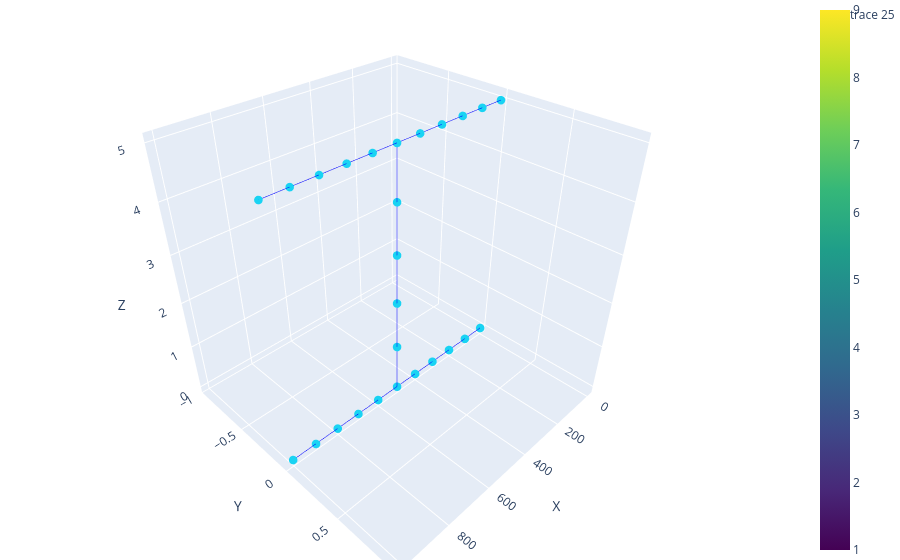

The notebook cell saved with this chart:
### Code cell
import plotly.graph_objects as go
line_traces = []
for line in lines:
    line_traces.append(
        go.Scatter3d(
            x=line[:,0],
            y=line[:,1],
            z=line[:,2],
            mode='lines',
            line=dict(color='blue', width=1),
            showlegend=False
        )
    )
# node_type_map = {cat: i for i, cat in enumerate(nodes.type.unique())}
# node_colors = nodes.type.map(node_type_map)
# Scatter for nodes
scatter = go.Scatter3d(
    x=nodes.x,
    y=nodes.y,
    z=nodes.z,
    mode='markers',
    marker=dict(
        size=5,
        # color=node_colors,  # categorical or numeric
        colorscale='Viridis',
        showscale=True
    )
)

# Combine and plot
fig = go.Figure(data=line_traces + [scatter])
fig.update_layout(
    scene=dict(
        xaxis_title='X',
        yaxis_title='Y',
        zaxis_title='Z'
    ),
    margin=dict(l=0, r=0, b=0, t=0)
)

fig.show()

### Figure 1 — Plotly figure (JSON) as saved in the notebook; plotly's stock layout.template omitted (floating-point values rounded to 4 significant figures)
{"data": [{"line": {"color": "blue", "width": 1}, "mode": "lines", "showlegend": false, "type": "scatter3d", "x": [0, 100], "y": [0, 0], "z": [0, 0]}, {"line": {"color": "blue", "width": 1}, "mode": "lines", "showlegend": false, "type": "scatter3d", "x": [100, 200], "y": [0, 0], "z": [0, 0]}, {"line": {"color": "blue", "width": 1}, "mode": "lines", "showlegend": false, "type": "scatter3d", "x": [200, 300], "y": [0, 0], "z": [0, 0]}, {"line": {"color": "blue", "width": 1}, "mode": "lines", "showlegend": false, "type": "scatter3d", "x": [300, 400], "y": [0, 0], "z": [0, 0]}, {"line": {"color": "blue", "width": 1}, "mode": "lines", "showlegend": false, "type": "scatter3d", "x": [400, 500], "y": [0, 0], "z": [0, 0]}, {"line": {"color": "blue", "width": 1}, "mode": "lines", "showlegend": false, "type": "scatter3d", "x": [500, 600], "y": [0, 0], "z": [0, 0]}, {"line": {"color": "blue", "width": 1}, "mode": "lines", "showlegend": false, "type": "scatter3d", "x": [600, 700], "y": [0, 0], "z": [0, 0]}, {"line": {"color": "blue", "width": 1}, "mode": "lines", "showlegend": false, "type": "scatter3d", "x": [700, 800], "y": [0, 0], "z": [0, 0]}, {"line": {"color": "blue", "width": 1}, "mode": "lines", "showlegend": false, "type": "scatter3d", "x": [800, 900], "y": [0, 0], "z": [0, 0]}, {"line": {"color": "blue", "width": 1}, "mode": "lines", "showlegend": false, "type": "scatter3d", "x": [900, 1000], "y": [0, 0], "z": [0, 0]}, {"line": {"color": "blue", "width": 1}, "mode": "lines", "showlegend": false, "type": "scatter3d", "x": [500, 500], "y": [0, 0], "z": [0, 1]}, {"line": {"color": "blue", "width": 1}, "mode": "lines", "showlegend": false, "type": "scatter3d", "x": [500, 500], "y": [0, 0], "z": [1, 2]}, {"line": {"color": "blue", "width": 1}, "mode": "lines", "showlegend": false, "type": "scatter3d", "x": [500, 500], "y": [0, 0], "z": [2, 3]}, {"line": {"color": "blue", "width": 1}, "mode": "lines", "showlegend": false, "type": "scatter3d", "x": [500, 500], "y": [0, 0], "z": [3, 4]}, {"line": {"color": "blue", "width": 1}, "mode": "lines", "showlegend": false, "type": "scatter3d", "x": [500, 500], "y": [0, 0], "z": [4, 5]}, {"line": {"color": "blue", "width": 1}, "mode": "lines", "showlegend": false, "type": "scatter3d", "x": [0, 100], "y": [0, 0], "z": [5, 5]}, {"line": {"color": "blue", "width": 1}, "mode": "lines", "showlegend": false, "type": "scatter3d", "x": [100, 200], "y": [0, 0], "z": [5, 5]}, {"line": {"color": "blue", "width": 1}, "mode": "lines", "showlegend": false, "type": "scatter3d", "x": [200, 300], "y": [0, 0], "z": [5, 5]}, {"line": {"color": "blue", "width": 1}, "mode": "lines", "showlegend": false, "type": "scatter3d", "x": [300, 400], "y": [0, 0], "z": [5, 5]}, {"line": {"color": "blue", "width": 1}, "mode": "lines", "showlegend": false, "type": "scatter3d", "x": [400, 500], "y": [0, 0], "z": [5, 5]}, {"line": {"color": "blue", "width": 1}, "mode": "lines", "showlegend": false, "type": "scatter3d", "x": [500, 600], "y": [0, 0], "z": [5, 5]}, {"line": {"color": "blue", "width": 1}, "mode": "lines", "showlegend": false, "type": "scatter3d", "x": [600, 700], "y": [0, 0], "z": [5, 5]}, {"line": {"color": "blue", "width": 1}, "mode": "lines", "showlegend": false, "type": "scatter3d", "x": [700, 800], "y": [0, 0], "z": [5, 5]}, {"line": {"color": "blue", "width": 1}, "mode": "lines", "showlegend": false, "type": "scatter3d", "x": [800, 900], "y": [0, 0], "z": [5, 5]}, {"line": {"color": "blue", "width": 1}, "mode": "lines", "showlegend": false, "type": "scatter3d", "x": [900, 1000], "y": [0, 0], "z": [5, 5]}, {"marker": {"colorscale": [[0, "#440154"], [0.1111, "#482878"], [0.2222, "#3e4989"], [0.3333, "#31688e"], [0.4444, "#26828e"], [0.5556, "#1f9e89"], [0.6667, "#35b779"], [0.7778, "#6ece58"], [0.8889, "#b5de2b"], [1, "#fde725"]], "showscale": true, "size": 5}, "mode": "markers", "type": "scatter3d", "x": [0, 500, 1000, 0, 500, 1000, 100, 200, 300, 400, 600, 700, 800, 900, 500, 500, 500, 500, 100, 200, 300, 400, 600, 700, 800, 900], "y": [0, 0, 0, 0, 0, 0, 0, 0, 0, 0, 0, 0, 0, 0, 0, 0, 0, 0, 0, 0, 0, 0, 0, 0, 0, 0], "z": [0, 0, 0, 5, 5, 5, 0, 0, 0, 0, 0, 0, 0, 0, 1, 2, 3, 4, 5, 5, 5, 5, 5, 5, 5, 5]}], "layout": {"margin": {"b": 0, "l": 0, "r": 0, "t": 0}, "scene": {"xaxis": {"title": {"text": "X"}}, "yaxis": {"title": {"text": "Y"}}, "zaxis": {"title": {"text": "Z"}}}}}
